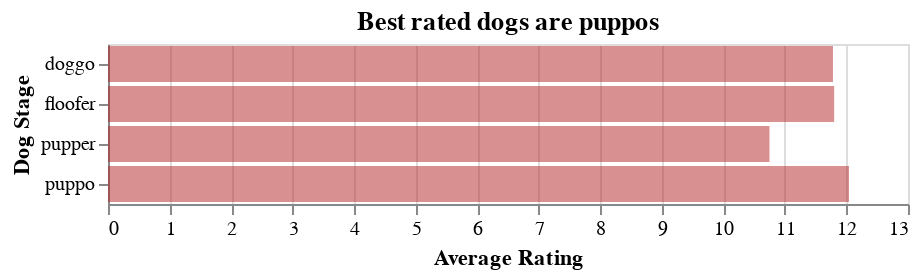

Notebook source saved alongside this figure:
### Code cell
alt.Chart(tweets_master[tweets_master['dog_stage']!= 'unknown']).mark_bar(color='firebrick', opacity=0.5).encode(
    alt.Y('dog_stage', axis=alt.Axis(title='Dog Stage')),
    alt.X('average(rating_numerator)', axis=alt.Axis(title='Average Rating'))
).properties(title = 'Best rated dogs are puppos')

### Figure 1 — Vega-Lite specification as saved in the notebook (floating-point values rounded to 4 significant figures; data arrays with more than 128 entries replaced by an {"elided": "..."} marker saying what was removed)
{"config": {"view": {"continuousWidth": 400, "continuousHeight": 300}}, "data": {"name": "data-3967f64d45c70dd6de6923f90badb514"}, "mark": {"type": "bar", "color": "firebrick", "opacity": 0.5}, "encoding": {"x": {"aggregate": "average", "axis": {"title": "Average Rating"}, "field": "rating_numerator", "type": "quantitative"}, "y": {"axis": {"title": "Dog Stage"}, "field": "dog_stage", "type": "nominal"}}, "title": "Best rated dogs are puppos", "$schema": "https://vega.github.io/schema/vega-lite/v4.17.0.json", "datasets": {"data-3967f64d45c70dd6de6923f90badb514": {"elided": "346 records"}}}
